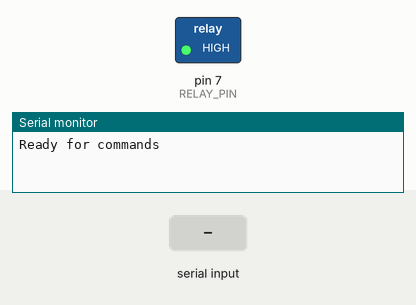
A sketch run on a simulated Arduino Uno, built with avr-gcc and run on an emulated ATmega328P. On the bench: switched loads named in the sketch (green lamp = pin HIGH), the last lines printed to the serial monitor. The inputs (shaded band) are chosen by the test bench.

Above: at 1.2 s.
1.3 s: "1" received over Serial
At 2.4 s:
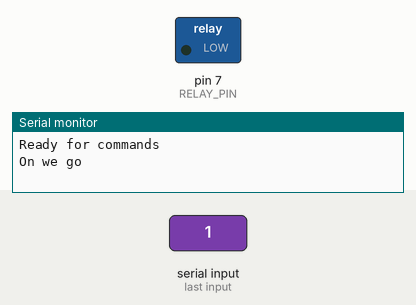
2.8 s: "0" received over Serial
At 3.6 s:
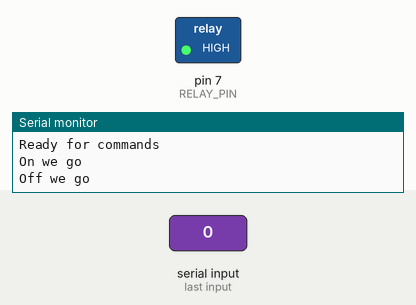
4.3 s: "ON" received over Serial
At 4.7 s:
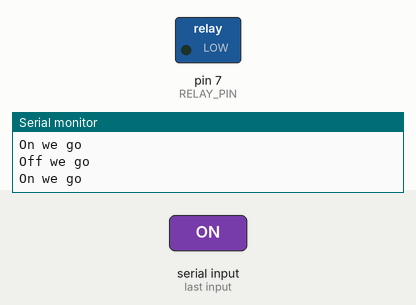
5.8 s: "OFF" received over Serial
At 7.1 s:
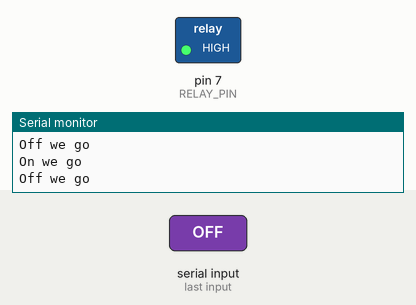
Timing chart, 0 to 8.3 s (numbered marks = the images above; inputs shaded):
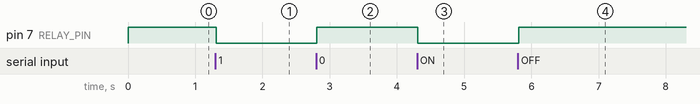

Measured:
- after the input at 1.3 s, pin 7 (RELAY_PIN): HIGH → LOW at once
- after the input at 2.8 s, pin 7 (RELAY_PIN): LOW → HIGH at once
- after the input at 4.3 s, pin 7 (RELAY_PIN): HIGH → LOW at once
- after the input at 5.8 s, pin 7 (RELAY_PIN): LOW → HIGH at once

The sketch:

Serial_Read.ino
```cpp
short RELAY_PIN   = 7;

void setup() {
  // put your setup code here, to run once:
  Serial.begin(9600);
  Serial.setTimeout(10);
  Serial.println("Ready for commands");

  pinMode(RELAY_PIN, OUTPUT);
  digitalWrite(RELAY_PIN, HIGH);
}

void loop() {
  // send data only when you receive data:
  if (Serial.available() > 0) {
     String cmd = Serial.readString();

     if(cmd == "1" || cmd == "ON" || cmd == "on") {
      Serial.println("On we go");
      digitalWrite(RELAY_PIN, LOW);
     }

     if(cmd == "0" || cmd == "OFF" || cmd == "off") {
      Serial.println("Off we go");
      digitalWrite(RELAY_PIN, HIGH);
     }
  }
}
```
